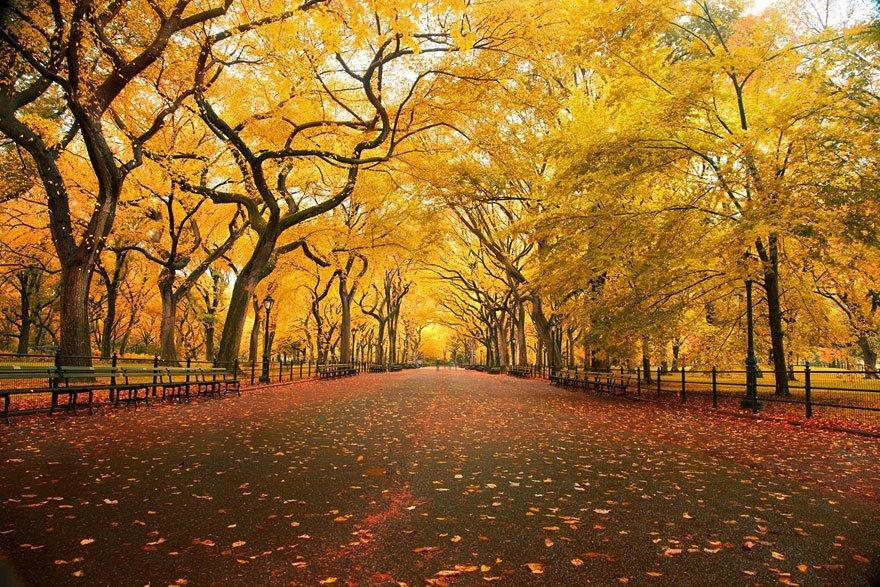
#> input picture nature.jpg, 880 x 587 px
$ python 'TUAN4 BAITAP.py'
#> lines starting #> are read from the running program, lines starting #| are printed output that depends on the picture
import numpy as np
import matplotlib.pyplot as plt

img = np.array(plt.imread('nature.jpg'))
#> img is the input picture: shape (587, 880, 3); mean R, G, B 146.2, 102.1, 40.8

# hàm tự viết histogram
def histogram(gray_img):
    hist = np.zeros((256,), dtype=np.int32)
    for i in range(gray_img.shape[0]):
        for j in range(gray_img.shape[1]):
            hist[gray_img[i][j]] += 1
    return hist

def equalize_hist_channel(channel):
    hist = histogram(channel)
    cum_hist = hist.cumsum()
    cum_hist_normalized = (cum_hist / cum_hist.max()) * 255
    equalized = cum_hist_normalized[channel]
    return equalized.astype(np.uint8)


# Chia ảnh thành từng kênh màu
r, g, b = img[:, :, 0], img[:, :, 1], img[:, :, 2]
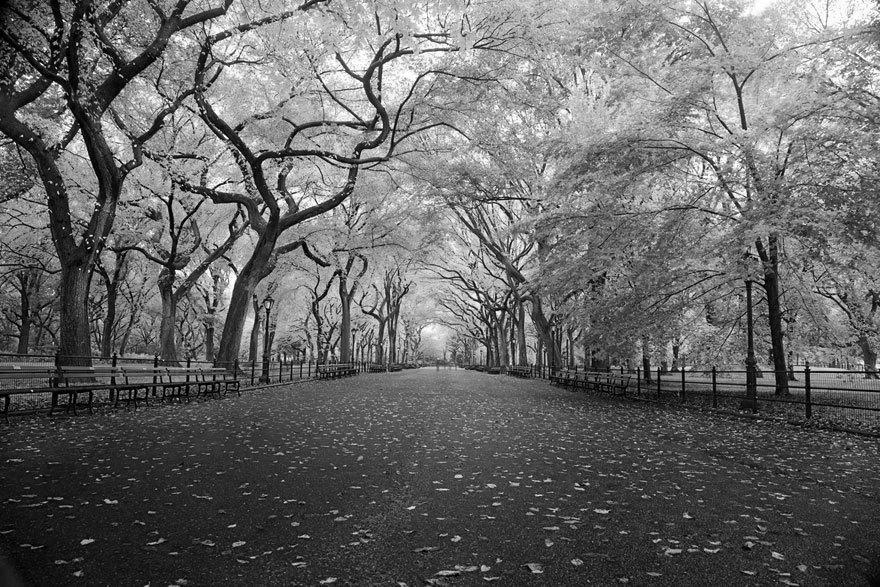
#> g: shape (587, 880); min 0, max 255, mean 102.1
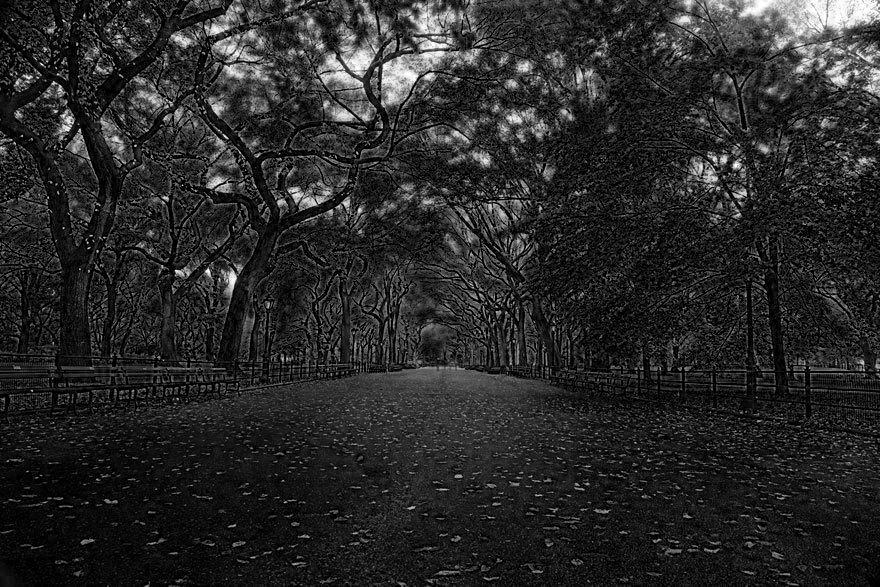
#> b: shape (587, 880); min 0, max 255, mean 40.8

# Cân bằng lược đồ màu cho từng kênh
r_equalized = equalize_hist_channel(r)
#> in equalize_hist_channel, `hist = histogram(channel)`: hist = 256 values, max 19243 at index 255, min 24 at index 2, mean 2017.8
#> in equalize_hist_channel, `cum_hist = hist.cumsum()`: cum_hist = 256 values from 69 to 516560
#> in equalize_hist_channel, `cum_hist_normalized = (cum_hist / cum_hist.max()) * 255`: cum_hist_normalized = 256 values from 0.0341 to 255
#> in equalize_hist_channel, `equalized = cum_hist_normalized[channel]`:
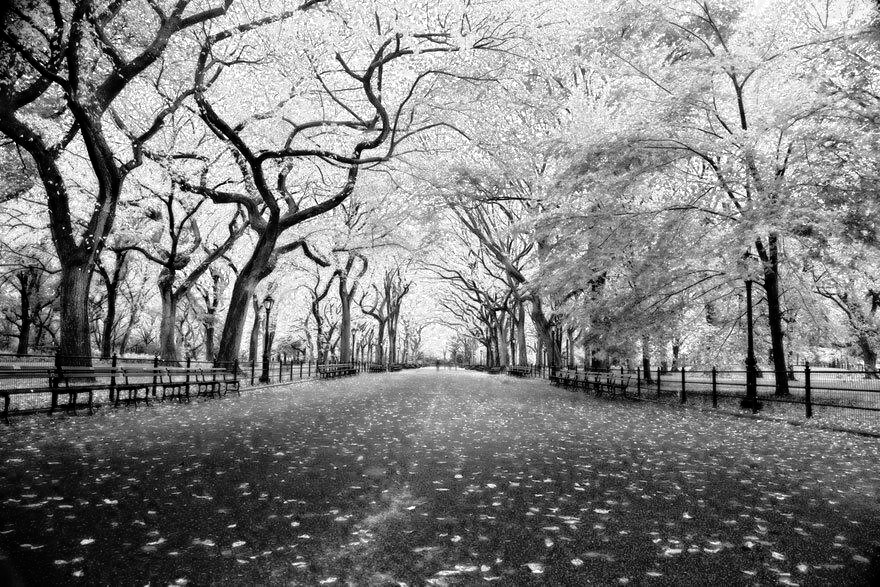
#> equalized: shape (587, 880) float64; min 0.0341, max 255, mean 128.2
g_equalized = equalize_hist_channel(g)
#> in equalize_hist_channel (call 2), `hist = histogram(channel)`: hist = 256 values, max 4248 at index 49, min 282 at index 252, mean 2017.8
#> in equalize_hist_channel (call 2), `cum_hist = hist.cumsum()`: cum_hist = 256 values from 2369 to 516560
#> in equalize_hist_channel (call 2), `cum_hist_normalized = (cum_hist / cum_hist.max()) * 255`: cum_hist_normalized = 256 values from 1.17 to 255
#> in equalize_hist_channel (call 2), `equalized = cum_hist_normalized[channel]`:
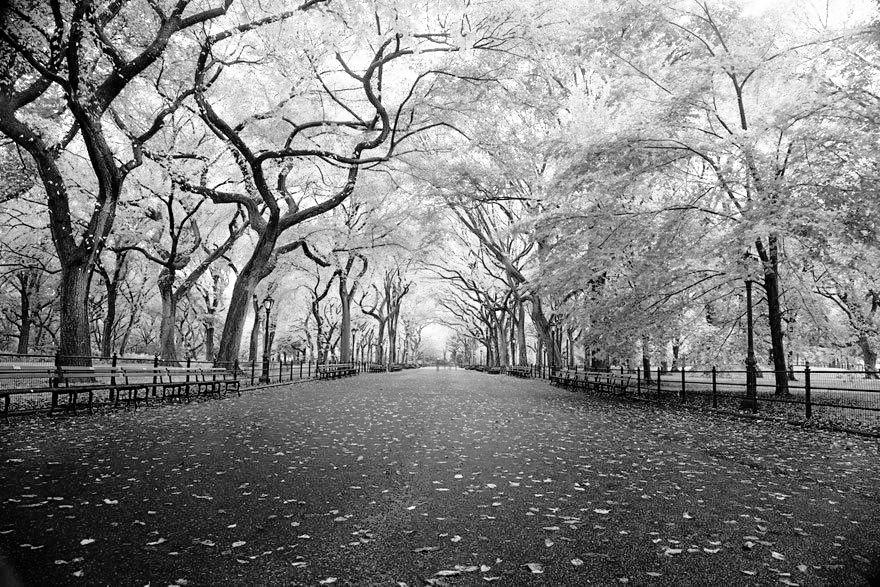
#> equalized: shape (587, 880) float64; min 1.17, max 255, mean 128.1
b_equalized = equalize_hist_channel(b)
#> in equalize_hist_channel (call 3), `hist = histogram(channel)`: hist = 256 values, max 63759 at index 0, min 36 at index 254, mean 2017.8
#> in equalize_hist_channel (call 3), `cum_hist = hist.cumsum()`: cum_hist = 256 values from 63759 to 516560
#> in equalize_hist_channel (call 3), `cum_hist_normalized = (cum_hist / cum_hist.max()) * 255`: cum_hist_normalized = 256 values from 31.47 to 255
#> in equalize_hist_channel (call 3), `equalized = cum_hist_normalized[channel]`:
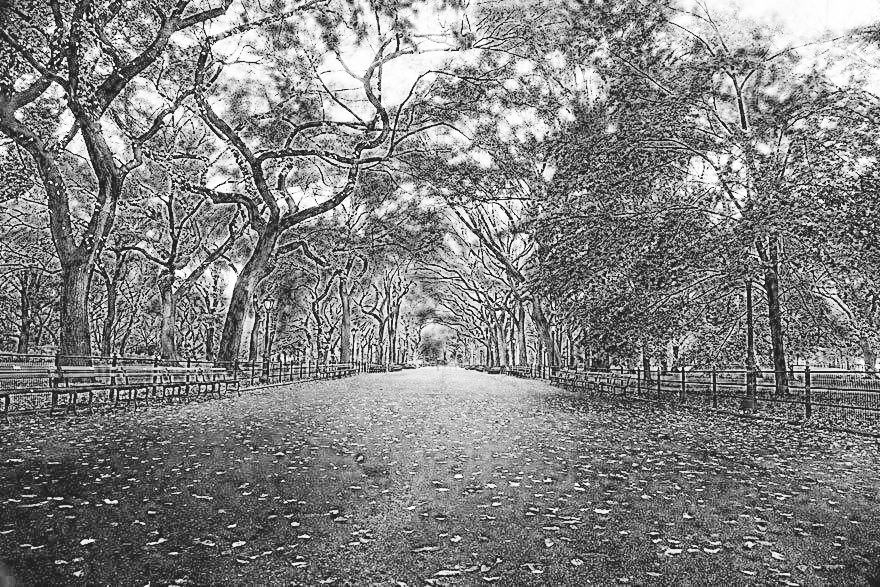
#> equalized: shape (587, 880) float64; min 31.47, max 255, mean 130.5

img_equalized = np.stack((r_equalized, g_equalized, b_equalized), axis=-1)
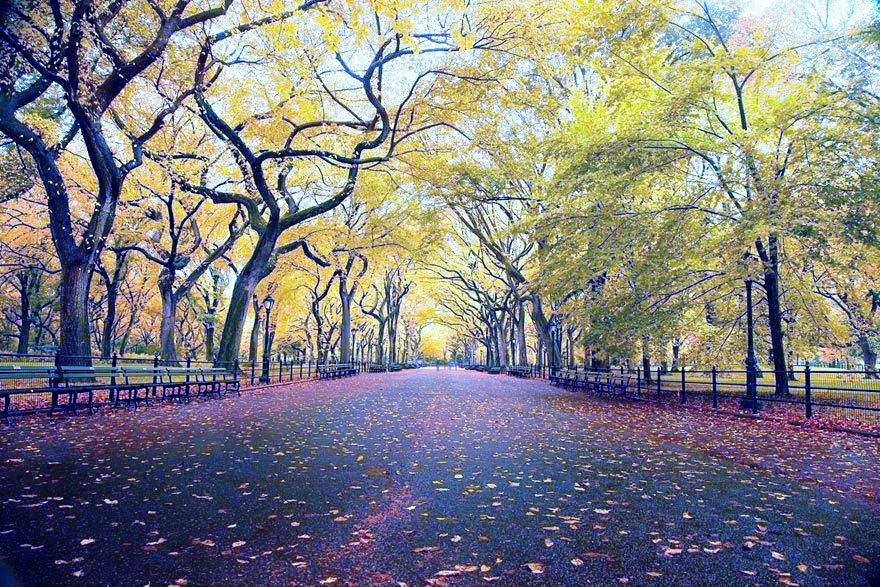
#> img_equalized: shape (587, 880, 3); mean of channels 0, 1, 2 127.7, 127.7, 130; drawn as R, G, B

h, w, c = img.shape
#> h = 587; w = 880; c = 3
# Khởi tạo các mảng để lưu giá trị histogram
hist_r, bins_r = np.histogram(r.flatten(), 256, [0, 256])
#> hist_r = 256 values, max 19243 at index 255, min 24 at index 2, mean 2017.8; bins_r = 257 values from 0 to 256
hist_g, bins_g = np.histogram(g.flatten(), 256, [0, 256])
#> hist_g = 256 values, max 4248 at index 49, min 282 at index 252, mean 2017.8; bins_g = 257 values from 0 to 256
hist_b, bins_b = np.histogram(b.flatten(), 256, [0, 256])
#> hist_b has the same summary as hist in equalize_hist_channel; bins_b = 257 values from 0 to 256

hist_r_e, bins_r_e = np.histogram(r_equalized.flatten(), 256, [0, 256])
#> hist_r_e = 256 values, max 19243 at index 255, min 0 at index 20, mean 2017.8; bins_r_e = 257 values from 0 to 256
hist_g_e, bins_g_e = np.histogram(g_equalized.flatten(), 256, [0, 256])
#> hist_g_e = 256 values, max 4248 at index 63, min 0 at index 0, mean 2017.8; bins_g_e = 257 values from 0 to 256
hist_b_e, bins_b_e = np.histogram(b_equalized.flatten(), 256, [0, 256])
#> hist_b_e = 256 values, max 63759 at index 31, min 0 at index 0, mean 2017.8; bins_b_e = 257 values from 0 to 256

 # Khởi tạo các mảng để lưu giá trị histogram


fig, axs = plt.subplots(3, 3, figsize=(8, 5))

# Hiển thị histogram của kênh đỏ ảnh gốc
axs[0, 0].bar(np.arange(256), hist_r, color='red')
axs[0, 0].set_title('Red Goc')

# Hiển thị histogram của kênh xanh da lá ảnh gốc
axs[0, 1].bar(np.arange(256), hist_g, color='green')
axs[0, 1].set_title('Green Goc')

# Hiển thị histogram của kênh xanh dương ảnh gốc
axs[0, 2].bar(np.arange(256), hist_b, color='blue')
axs[0, 2].set_title('Blue Goc')

# Hiển thị histogram của kênh đỏ ảnh đã được cân bằng
axs[1, 0].bar(np.arange(256), hist_r_e, color='red')
axs[1, 0].set_title('Red Sau CB')

# Hiển thị histogram của kênh xanh lá ảnh đã được cân bằng
axs[1, 1].bar(np.arange(256), hist_g_e, color='green')
axs[1, 1].set_title('Green Sau CB')

# Hiển thị histogram của kênh xanh dương ảnh đã được
axs[1, 2].bar(np.arange(256), hist_b_e, color='blue')
axs[1, 2].set_title('Blue Sau CB')

axs[2, 0].axis('off')
axs[2, 1].axis('off')
axs[2, 2].axis('off')
plt.show()
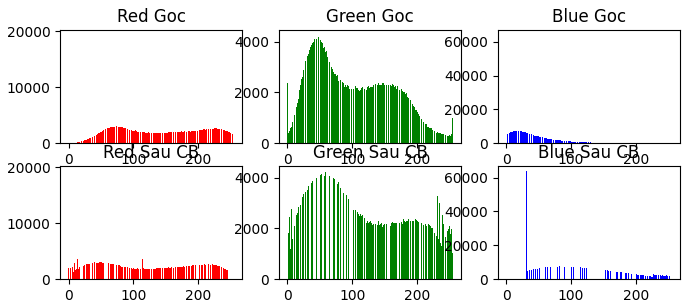
#> figure drawn by matplotlib, 6 panels; panel 1: tallest bar 19243 high, from x = 254.6 to 255.4; panel 2: tallest bar 4248 high, from x = 48.6 to 49.4; panel 3: tallest bar 63759 high, from x = -0.4 to 0.4; panel 4: tallest bar 19243 high, from x = 254.6 to 255.4

fig, axs = plt.subplots(1, 2, figsize=(10, 7))
plt.subplot(1, 2, 1)
plt.imshow(img)
plt.title('Anh goc')

# Hiển thị ảnh sau khi cân bằng histogram
plt.subplot(1, 2, 2)
plt.imshow(img_equalized)
plt.title('Anh sau khi CB histogram')
plt.show()

$ run again, with face_image.jpg copied over nature.jpg
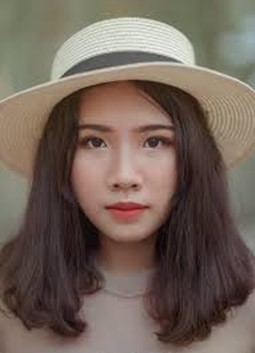
#> input picture face_image.jpg, 255 x 353 px
#> img is the input picture: shape (353, 255, 3); mean R, G, B 114.6, 99.2, 89
#> `r, g, b = img[:, :, 0], img[:, :, 1], img[:, :, 2]`:
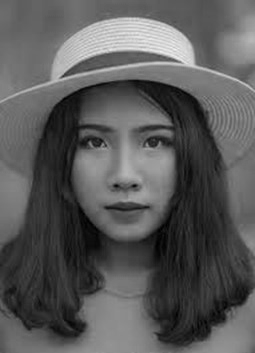
#> b: shape (353, 255); min 0, max 242, mean 89
#> in equalize_hist_channel, `hist = histogram(channel)`: hist = 256 values, max 1125 at index 125, min 0 at index 0, mean 351.6
#> cum_hist = 256 values from 0 to 90015
#> cum_hist_normalized = 256 values from 0 to 255
#> `img_equalized = np.stack((r_equalized, g_equalized, b_equalized), axis..`:
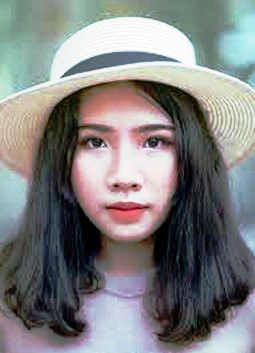
#> img_equalized: shape (353, 255, 3); mean of channels 0, 1, 2 127.8, 128, 128; drawn as R, G, B
#> hist_r has the same summary as hist in equalize_hist_channel; bins_r = 257 values from 0 to 256
#> hist_g = 256 values, max 1185 at index 127, min 0 at index 243, mean 351.6; bins_g = 257 values from 0 to 256
#> hist_b = 256 values, max 1135 at index 111, min 0 at index 236, mean 351.6; bins_b = 257 values from 0 to 256
#> hist_r_e = 256 values, max 1125 at index 139, min 0 at index 14, mean 351.6; bins_r_e = 257 values from 0 to 256
#> hist_g_e = 256 values, max 1185 at index 168, min 0 at index 9, mean 351.6; bins_g_e = 257 values from 0 to 256
#> hist_b_e = 256 values, max 1135 at index 171, min 0 at index 8, mean 351.6; bins_b_e = 257 values from 0 to 256

$ run again, with fruit_image.jpg copied over nature.jpg
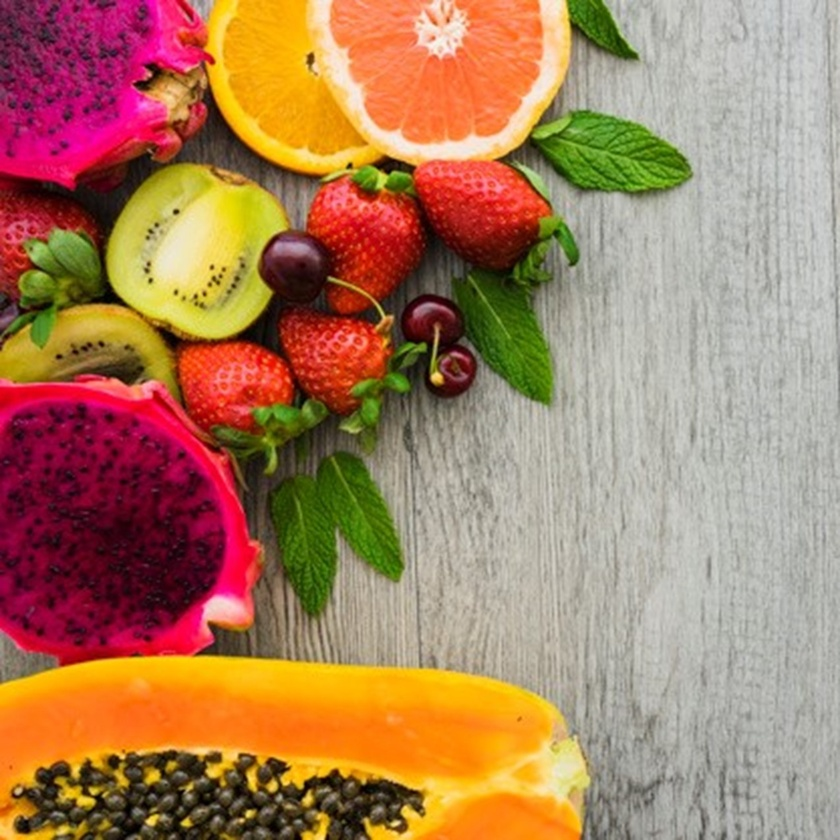
#> input picture fruit_image.jpg, 840 x 840 px, shrunk from 1274 x 1274 before the run
#> img is the input picture: shape (840, 840, 3); mean R, G, B 170.1, 126.7, 94
#> in equalize_hist_channel, `hist = histogram(channel)`: hist = 256 values, max 40839 at index 255, min 7 at index 0, mean 2756.2
#> cum_hist = 256 values from 7 to 705600
#> cum_hist_normalized = 256 values from 0.00253 to 255
#> in equalize_hist_channel (call 2), `hist = histogram(channel)`: hist = 256 values, max 16297 at index 0, min 0 at index 245, mean 2756.2
#> cum_hist = 256 values from 16297 to 705600
#> cum_hist_normalized = 256 values from 5.89 to 255
#> in equalize_hist_channel (call 2), `equalized = cum_hist_normalized[channel]`:
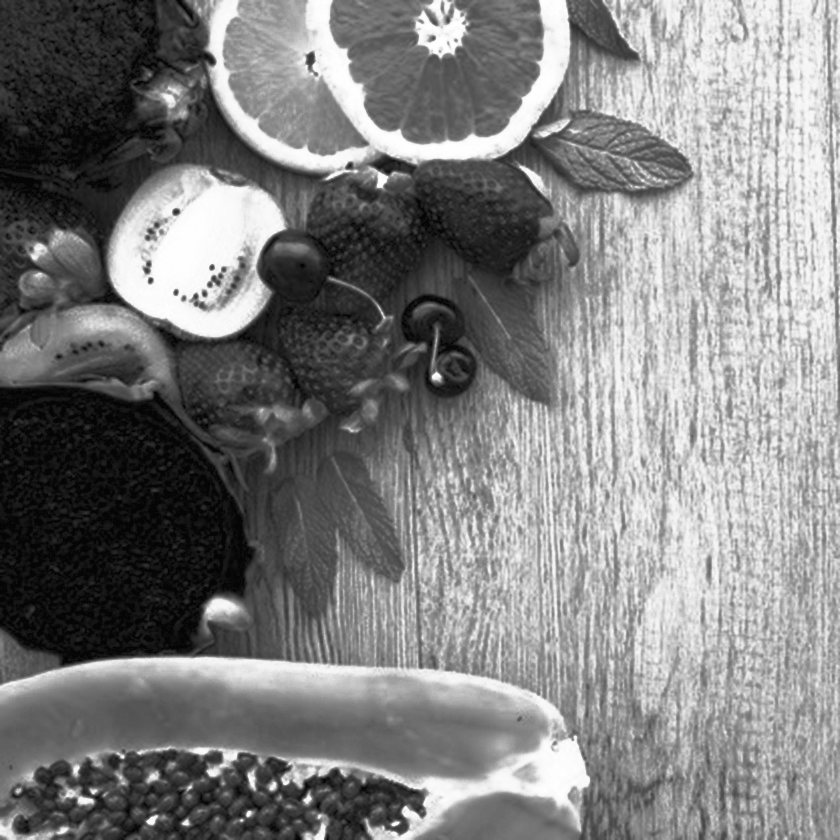
#> equalized: shape (840, 840) float64; min 5.89, max 255, mean 128.4
#> `img_equalized = np.stack((r_equalized, g_equalized, b_equalized), axis..`:
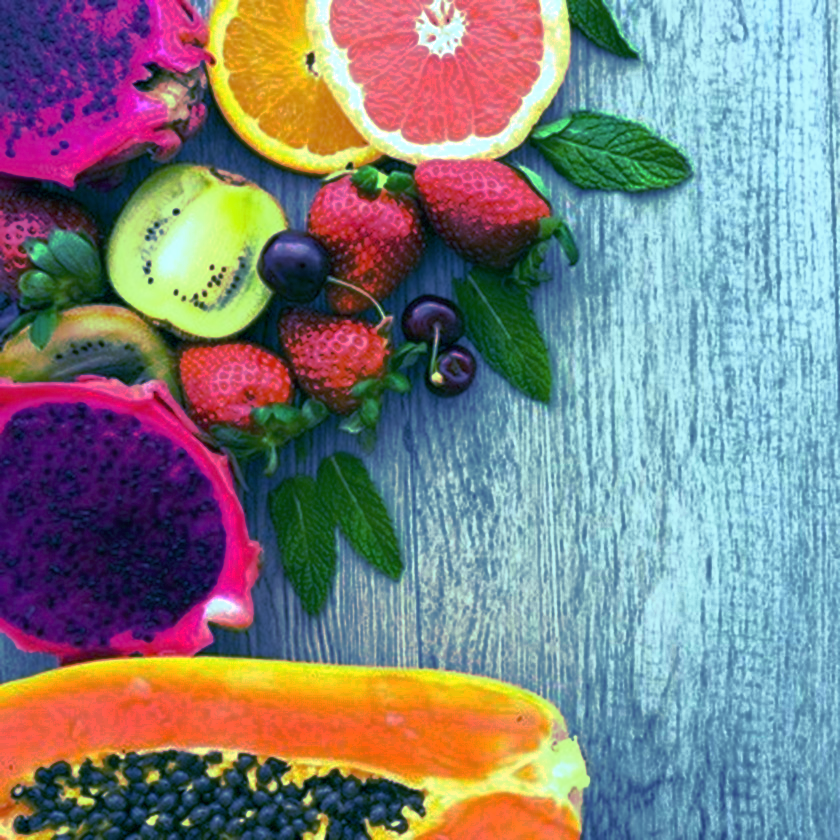
#> img_equalized: shape (840, 840, 3); mean of channels 0, 1, 2 128.4, 127.9, 127.9; drawn as R, G, B
#> hist_r = 256 values, max 40839 at index 255, min 7 at index 0, mean 2756.2; bins_r = 257 values from 0 to 256
#> hist_g has the same summary as hist in equalize_hist_channel
#> hist_b = 256 values, max 25638 at index 0, min 0 at index 236, mean 2756.2; bins_b = 257 values from 0 to 256
#> hist_r_e = 256 values, max 40839 at index 255, min 0 at index 85, mean 2756.2; bins_r_e = 257 values from 0 to 256
#> hist_g_e = 256 values, max 16297 at index 5, min 0 at index 0, mean 2756.2; bins_g_e = 257 values from 0 to 256
#> hist_b_e = 256 values, max 25638 at index 9, min 0 at index 0, mean 2756.2; bins_b_e = 257 values from 0 to 256
